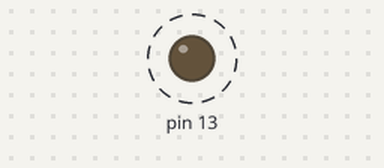
Bench run of a sketch on a simulated Arduino Uno, built with avr-gcc and run on an emulated ATmega328P. Shown: output pins drawn as LEDs (lit = HIGH). Dashed ring = blinking.

Above: at 0.2 s.
Timing chart, 0 to 3.0 s (numbered marks = the images above):
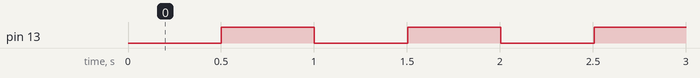

The sketch:

millis_delayBlink.ino
```cpp
unsigned long prev;
void setup() {
  // put your setup code here, to run once:
  pinMode(13, OUTPUT);
  prev = millis();
}

void loop() {
  // put your main code here, to run repeatedly:
  unsigned long curr = millis();
  if(curr - prev > 500) {
    digitalWrite(13, HIGH);
    while(1) {
      if(millis() - curr > 500) {
        prev = millis();
        break;
      }
    }
  }
  digitalWrite(13, LOW);
}
```

Measured:
- by itself, pin 13: alternates HIGH for 0.50 s and LOW for 0.50 s
